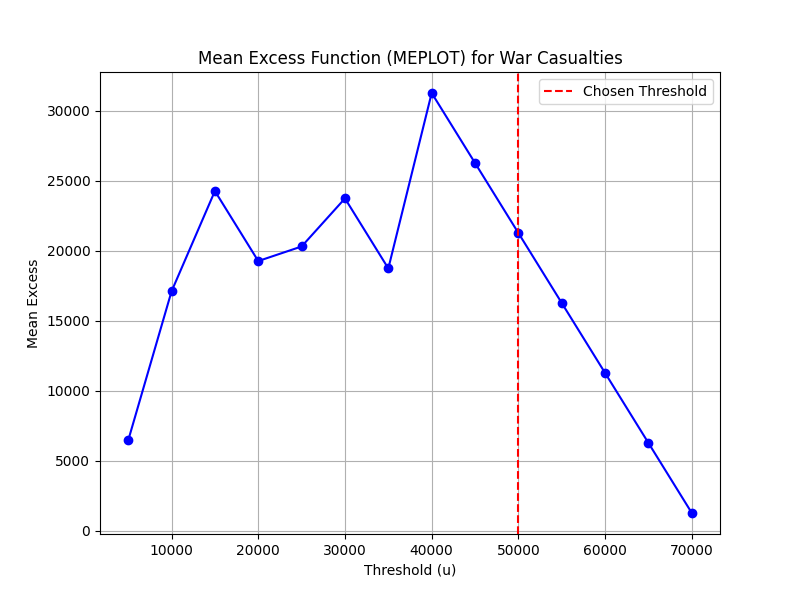

Generate this figure with Python:
import numpy as np
import matplotlib.pyplot as plt
from scipy.stats import genpareto

# Generate example data (casualties)
np.random.seed(0)
casualties = np.random.pareto(2, 1000) * 1000  # Simulated data with a heavy-tailed distribution

# Function to calculate mean excess function
def mean_excess(casualties, threshold):
    exceedances = casualties[casualties > threshold]
    return np.mean(exceedances - threshold)

# Identify the threshold 'u' (could be estimated based on the data characteristics)
threshold = 50000  # Example threshold value

# Calculate mean excess function for different thresholds
thresholds = np.linspace(5000, 100000, 20, dtype=int)
mean_excess_values = [mean_excess(casualties, thresh) for thresh in thresholds]

# Plot mean excess function
plt.figure(figsize=(8, 6))
plt.plot(thresholds, mean_excess_values, marker='o', linestyle='-', color='b')
plt.title('Mean Excess Function (MEPLOT) for War Casualties')
plt.xlabel('Threshold (u)')
plt.ylabel('Mean Excess')
plt.axvline(x=threshold, color='r', linestyle='--', label='Chosen Threshold')
plt.legend()
plt.grid(True)
plt.show()

# Fit Generalized Pareto Distribution (GPD) to exceedances above the chosen threshold
exceedances = casualties[casualties > threshold]
params = genpareto.fit(exceedances - threshold)

# Plot QQ plot for the fitted GPD
plt.figure(figsize=(8, 6))
genpareto.qqplot(exceedances - threshold, dist=params[0], loc=params[1], scale=params[2], line='r')
plt.title('QQ Plot of Exceedances fitted with Generalized Pareto Distribution')
plt.xlabel('Theoretical Quantiles')
plt.ylabel('Exceedances')
plt.grid(True)
plt.show()
